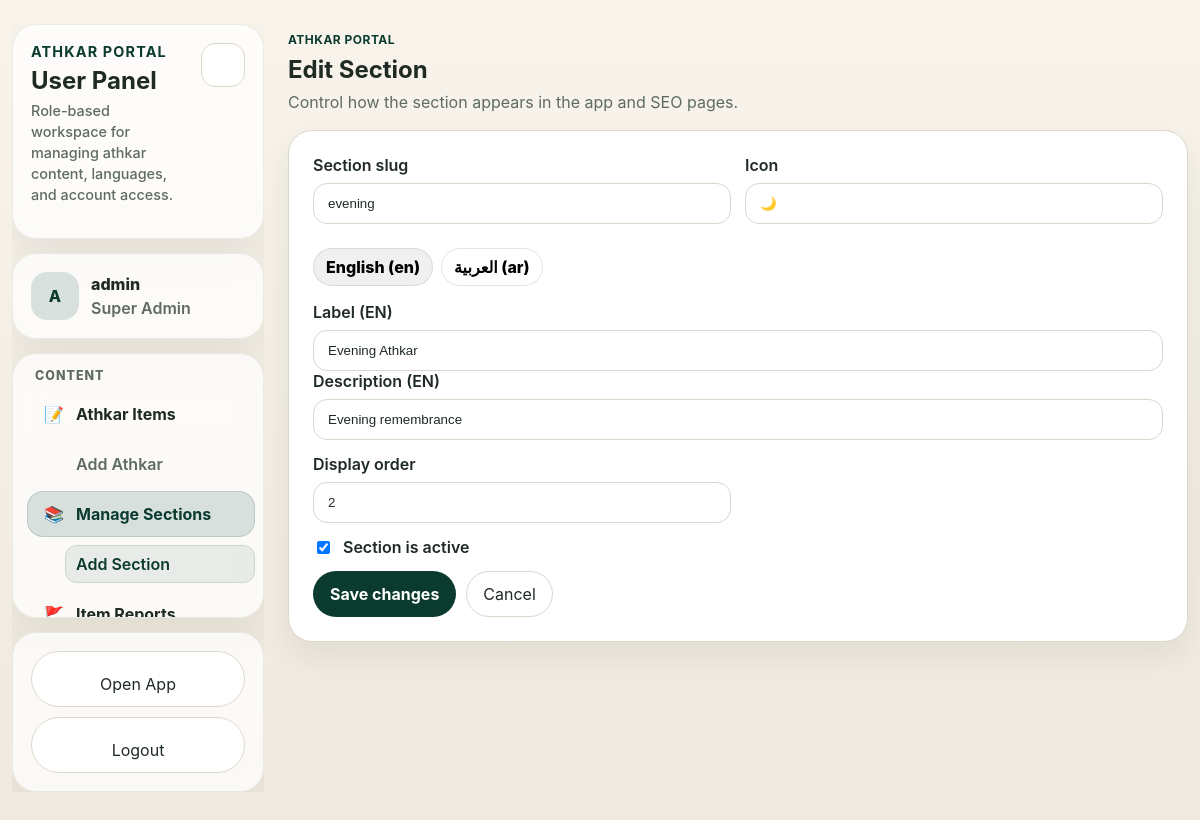
The page /user/section-edit.php?slug=evening (signed in) on the database its author committed.
### tables this page shows
CREATE TABLE IF NOT EXISTS athkar_sections (
  slug VARCHAR(50) NOT NULL PRIMARY KEY,
  label VARCHAR(100) NOT NULL,
  description VARCHAR(255) DEFAULT NULL,
  icon VARCHAR(16) DEFAULT NULL,
  display_order INT UNSIGNED NOT NULL DEFAULT 1,
  is_active TINYINT(1) NOT NULL DEFAULT 1,
  created_at TIMESTAMP NOT NULL DEFAULT CURRENT_TIMESTAMP,
  updated_at TIMESTAMP NOT NULL DEFAULT CURRENT_TIMESTAMP ON UPDATE CURRENT_TIMESTAMP
);

CREATE TABLE IF NOT EXISTS app_languages (
  code VARCHAR(8) NOT NULL PRIMARY KEY,
  label VARCHAR(64) NOT NULL,
  native_label VARCHAR(64) NOT NULL,
  dir ENUM('ltr','rtl') NOT NULL DEFAULT 'ltr',
  is_active TINYINT(1) NOT NULL DEFAULT 1,
  display_order INT UNSIGNED NOT NULL DEFAULT 1,
  created_at TIMESTAMP NOT NULL DEFAULT CURRENT_TIMESTAMP,
  updated_at TIMESTAMP NOT NULL DEFAULT CURRENT_TIMESTAMP ON UPDATE CURRENT_TIMESTAMP
);

### config/auth.php (called while the page is built, shortened)
<?php
function esc(?string $value): string
{
    return htmlspecialchars((string)$value, ENT_QUOTES, 'UTF-8');
}

### config/i18n.php (called while the page is built, shortened)
<?php
function get_languages(PDO $pdo, bool $onlyActive = false): array
{
    try {
        $has = (bool)$pdo->query("SHOW TABLES LIKE 'app_languages'")->fetchColumn();
        if ($has) {
            $sql = "SELECT code, label, native_label, COALESCE(dir, CASE WHEN code = 'ar' THEN 'rtl' ELSE 'ltr' END) AS dir, is_active, display_order FROM app_languages";
            if ($onlyActive) $sql .= ' WHERE is_active = 1';
            $sql .= ' ORDER BY display_order ASC, code ASC';
            $rows = $pdo->query($sql)->fetchAll();
            if (is_array($rows) && $rows) return $rows;
        }
    } catch (Throwable $e) {
    }
    $fallback = [
        ['code' => 'en', 'label' => 'English', 'native_label' => 'English', 'dir' => 'ltr', 'is_active' => 1, 'display_order' => 1],
        ['code' => 'ar', 'label' => 'Arabic', 'native_label' => 'العربية', 'dir' => 'rtl', 'is_active' => 1, 'display_order' => 2],
    ];
    return $onlyActive ? $fallback : $fallback;
}

### config/lang_admin.php (called while the page is built, shortened)
<?php
require_once __DIR__ . '/i18n.php';
function admin_language_rows(PDO $pdo, bool $activeOnly = false): array
{
    return get_languages($pdo, $activeOnly);
}
function admin_edit_language_rows(PDO $pdo): array
{
    $rows = admin_language_rows($pdo, true);
    return $rows ?: admin_language_rows($pdo, false);
}

### user/section-edit.php (the view, shortened to what this page needs)
<?php
require_once __DIR__ . '/../config/auth.php';
require_once __DIR__ . '/../config/lang_admin.php';
$pdo = app_pdo();
$languages = admin_edit_language_rows($pdo);
$langCodes = array_map(fn($row) => $row['code'], $languages);
$slug = trim((string)($_GET['slug'] ?? ''));
$isEdit = $slug !== '';
$section = [
    'slug' => '', 'icon' => '', 'display_order' => 1, 'is_active' => 1,
    'label' => '', 'description' => ''
];
$i18n = [];
foreach ($langCodes as $code) $i18n[$code] = ['label' => '', 'description' => ''];
if ($isEdit) {
    $stmt = $pdo->prepare('SELECT * FROM athkar_sections WHERE slug = :slug LIMIT 1');
    $stmt->execute(['slug' => $slug]);
    $found = $stmt->fetch();
    $section = array_merge($section, $found);
    if (isset($i18n['en'])) {
        if (trim($i18n['en']['label']) === '') $i18n['en']['label'] = (string)($section['label'] ?? '');
        if (trim($i18n['en']['description']) === '') $i18n['en']['description'] = (string)($section['description'] ?? '');
    }
}
?><!DOCTYPE html>
<html lang="en">
<head>
  <link rel="stylesheet" href="../css/style.css" />
  <link rel="stylesheet" href="../css/admin.css" />
</head>
<body class="admin-body">
  <main class="admin-app-shell">
    <?php $activePage = 'sections'; include __DIR__ . '/_nav.php'; ?>
    <section class="admin-content admin-content--narrow">
      <header class="admin-page-header">
        <div class="admin-page-title"><p class="eyebrow">Athkar Portal</p><h1><?= $isEdit ? 'Edit Section' : 'Add Section' ?></h1><p class="admin-subtitle">Control how the section appears in the app and SEO pages.</p></div>
      </header>
    <section class="admin-panel">
      <form method="post" class="admin-form-stack">
        <div class="admin-grid-two">
          <label class="admin-label"><span>Section slug</span><input class="admin-input" type="text" name="slug" value="<?= esc($section['slug']) ?>" placeholder="morning" required /></label>
          <label class="admin-label"><span>Icon</span><input class="admin-input" type="text" name="icon" value="<?= esc($section['icon'] ?? '') ?>" placeholder="☀️" /></label>
        </div>
        <div class="lang-tabs" role="tablist" aria-label="Languages"><?php foreach ($languages as $idx => $lang): ?><button class="lang-tab<?= $idx === 0 ? ' is-active' : '' ?>" type="button" data-langtab="<?= esc($lang['code']) ?>"><?= esc($lang['native_label']) ?> (<?= esc($lang['code']) ?>)</button><?php endforeach; ?></div>
        <?php foreach ($languages as $idx => $lang): $code = $lang['code']; ?>
          <div class="lang-pane" data-langpane="<?= esc($code) ?>" <?= $idx === 0 ? '' : 'hidden' ?>>
            <label class="admin-label"><span>Label (<?= esc(strtoupper($code)) ?>)</span><input class="admin-input" type="text" name="label_<?= esc($code) ?>" value="<?= esc($i18n[$code]['label'] ?? '') ?>" placeholder="Morning Athkar" /></label>
            <label class="admin-label"><span>Description (<?= esc(strtoupper($code)) ?>)</span><input class="admin-input" type="text" name="description_<?= esc($code) ?>" value="<?= esc($i18n[$code]['description'] ?? '') ?>" placeholder="Subtitle shown on the home tile" /></label>
          </div>
        <?php endforeach; ?>
        <div class="admin-grid-two">
          <label class="admin-label"><span>Display order</span><input class="admin-input" type="number" min="1" name="display_order" value="<?= esc((string)$section['display_order']) ?>" required /></label>
          <div></div>
        </div>
        <label class="admin-checkbox"><input type="checkbox" name="is_active" value="1" <?= (int)$section['is_active'] === 1 ? 'checked' : '' ?> /><span>Section is active</span></label>
        <div class="admin-form-actions"><button class="primary-button" type="submit"><?= $isEdit ? 'Save changes' : 'Create section' ?></button><a class="ghost-button" href="sections.php">Cancel</a></div>
      </form>
    </section>
    </section>
  </main>
</body>
</html>

### css/style.css (style rules this page uses)
:root { --theme-accent: #0b3b2e; --theme-light-bg: #f6f3ec; --theme-light-surface: #ffffff; --theme-dark-bg: #0c1210; --theme-dark-surface: #111a16; --bg-top: var(--theme-light-bg); --bg-bottom: color-mix(in srgb, var(--theme-light-bg) 88%, white 12%); --arabic-top: color-mix(in srgb, var(--theme-light-surface) 84%, white 16%); --arabic-bottom: color-mix(in srgb, var(--theme-light-bg) 82%, var(--theme-light-surface) 18%); --panel-top: color-mix(in srgb, var(--theme-light-surface) 86%, var(--theme-light-bg) 14%); --panel-bottom: color-mix(in srgb, var(--theme-light-bg) 82%, var(--theme-light-surface) 18%); --sticky-top: color-mix(in srgb, var(--theme-light-surface) 98%, transparent); --sticky-bottom: color-mix(in srgb, var(--theme-light-surface) 88%, transparent); --dock-bg: color-mix(in srgb, var(--theme-light-surface) 96%, transparent); --overlay-bg: color-mix(in srgb, var(--theme-light-bg) 55%, transparent); --overlay-spinner: rgba(31, 42, 36, 0.12); --bg: var(--theme-light-bg); --surface: var(--theme-light-surface); --surface-soft: color-mix(in srgb, var(--theme-light-surface) 72%, var(--theme-light-bg) 28%); --text: #1f2a24; --muted: #5e6a63; --accent: var(--theme-accent); --accent-soft: color-mix(in srgb, var(--theme-accent) 16%, white 84%); --link-color: #2a69c7; --border: color-mix(in srgb, var(--theme-light-bg) 62%, #b3a794 38%); --shadow: 0 14px 34px rgba(24, 35, 28, 0.08); --radius-lg: 24px; --radius-md: 16px; --radius-sm: 12px; --dock-height: 154px; }
* { box-sizing: border-box; }
html { font-size: 16px; -webkit-text-size-adjust: 100%; }
body { transition: background-color 200ms ease, color 200ms ease; margin: 0; font-family: Inter, ui-sans-serif, system-ui, -apple-system, BlinkMacSystemFont, "Segoe UI", sans-serif; color: var(--text); background: linear-gradient(180deg, var(--bg-top) 0%, var(--bg-bottom) 100%); }
button, a { font: inherit; }
h1, h2, h3, p { margin-top: 0; }
.eyebrow { margin-bottom: 8px; color: var(--accent); font-weight: 700; letter-spacing: 0.04em; text-transform: uppercase; font-size: 0.75rem; }
.primary-button, .ghost-button { border-radius: 999px; padding: 12px 16px; border: 1px solid transparent; cursor: pointer; -webkit-tap-highlight-color: transparent; }
.primary-button { background: var(--accent); color: #fff; font-weight: 700; }
.ghost-button { background: var(--surface); border-color: var(--border); color: var(--text); }
a.ghost-button { text-decoration: none; display: inline-grid; place-items: center; }
.tap-safe, button, a, .tab-button { touch-action: manipulation; }
:root { --dock-bg: color-mix(in srgb, var(--theme-light-surface) 96%, transparent); --overlay-bg: color-mix(in srgb, var(--theme-light-bg) 55%, transparent); --overlay-spinner: color-mix(in srgb, var(--theme-dark-bg) 12%, transparent); --dock-height: 138px; }

### css/admin.css (style rules this page uses)
.admin-body { background: linear-gradient(180deg, #f8f4ec 0%, #efe9de 100%); min-height: 100vh; }
.admin-panel, .admin-login-card { background: var(--surface); border: 1px solid var(--border); border-radius: var(--radius-lg); box-shadow: var(--shadow); }
.admin-panel { padding: 24px; margin-bottom: 18px; }
.admin-form-stack { display: grid; gap: 14px; }
.admin-grid-two { display: grid; grid-template-columns: repeat(2, minmax(0, 1fr)); gap: 14px; }
.admin-label, .admin-inline-field { display: grid; gap: 8px; font-weight: 600; }
.admin-input, .admin-select, .admin-textarea { width: 100%; border: 1px solid var(--border); border-radius: 14px; padding: 12px 14px; background: #fff; color: var(--text); }
.admin-checkbox { display: inline-flex; align-items: center; gap: 10px; font-weight: 600; }
.admin-form-actions { display: flex; gap: 10px; flex-wrap: wrap; }
.admin-subtitle { margin: 8px 0 0; color: var(--muted); }
.admin-app-shell { width: min(100%, 1520px); margin: 0 auto; padding: 24px 12px 40px; display: grid; grid-template-columns: 260px minmax(0, 1fr); gap: 24px; align-items: start; }
.admin-content { min-width: 0; }
.admin-content > .admin-panel:first-of-type, .admin-content > .admin-card:first-of-type { margin-top: 0; }
.admin-content--narrow { max-width: 900px; }
.admin-page-header { display: flex; justify-content: space-between; align-items: flex-start; gap: 16px; margin-bottom: 18px; }
.admin-page-title h1 { margin-bottom: 0; }
.admin-page-title p { margin-top: 8px; }
.admin-app-shell { grid-template-columns: 252px minmax(0, 1fr); }

### rows shown on the page
athkar_sections: slug "evening", icon "🌙", display_order "2", is_active "☑"
app_languages: native_label "English", code "en", code "EN", code.label "Evening Athkar", code.description "Evening remembrance"
app_languages: native_label "العربية", code "ar"

### other values the page prints
$avatar "A"
$username "admin"
$roleLabel "Super Admin"
$label "Add Athkar Add Section"
